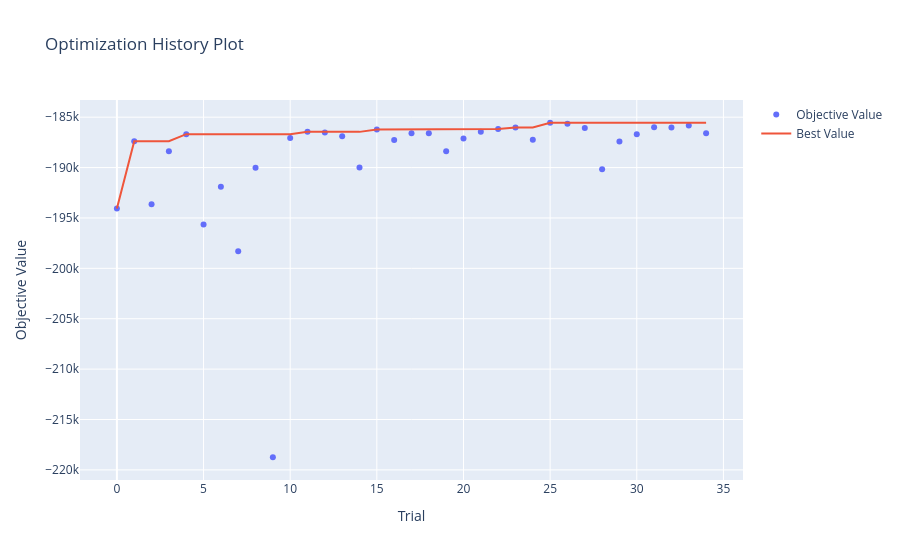

Notebook source saved alongside this figure:
### Markdown cell above
# Optuna visualizations
see <a href="https://www.kaggle.com/bextuychiev/no-bs-guide-to-hyperparameter-tuning-with-optuna">this</a> page for an in depth exploration of Optuna.

### Code cell
#lets see how long it took Optuna to get the best parameters
from optuna.visualization import plot_optimization_history

plotly_config = {"staticPlot": True}

fig = plot_optimization_history(study)
fig.show(config=plotly_config)

### Figure 1 — Plotly figure (JSON) as saved in the notebook; plotly's stock layout.template omitted (floating-point values rounded to 4 significant figures)
{"data": [{"mode": "markers", "name": "Objective Value", "type": "scatter", "x": [0, 1, 2, 3, 4, 5, 6, 7, 8, 9, 10, 11, 12, 13, 14, 15, 16, 17, 18, 19, 20, 21, 22, 23, 24, 25, 26, 27, 28, 29, 30, 31, 32, 33, 34], "y": [-194100.0, -187400.0, -193600.0, -188400.0, -186700.0, -195600.0, -191900.0, -198300.0, -190000.0, -218700.0, -187100.0, -186500.0, -186500.0, -186900.0, -190000.0, -186200.0, -187300.0, -186600.0, -186600.0, -188400.0, -187100.0, -186400.0, -186200.0, -186000.0, -187200.0, -185600.0, -185600.0, -186100.0, -190200.0, -187400.0, -186700.0, -186000.0, -186000.0, -185800.0, -186600.0]}, {"mode": "lines", "name": "Best Value", "type": "scatter", "x": [0, 1, 2, 3, 4, 5, 6, 7, 8, 9, 10, 11, 12, 13, 14, 15, 16, 17, 18, 19, 20, 21, 22, 23, 24, 25, 26, 27, 28, 29, 30, 31, 32, 33, 34], "y": [-194100.0, -187400.0, -187400.0, -187400.0, -186700.0, -186700.0, -186700.0, -186700.0, -186700.0, -186700.0, -186700.0, -186500.0, -186500.0, -186500.0, -186500.0, -186200.0, -186200.0, -186200.0, -186200.0, -186200.0, -186200.0, -186200.0, -186200.0, -186000.0, -186000.0, -185600.0, -185600.0, -185600.0, -185600.0, -185600.0, -185600.0, -185600.0, -185600.0, -185600.0, -185600.0]}, {"marker": {"color": "#cccccc"}, "mode": "markers", "name": "Infeasible Trial", "showlegend": false, "type": "scatter", "x": [], "y": []}], "layout": {"title": {"text": "Optimization History Plot"}, "xaxis": {"title": {"text": "Trial"}}, "yaxis": {"title": {"text": "Objective Value"}}}}
